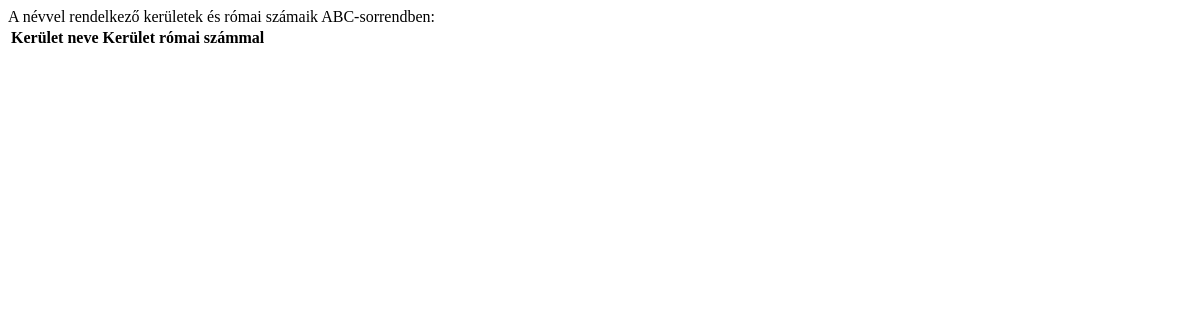
Before: /2022/okt/legacy/feladat/2/ with the older database file.
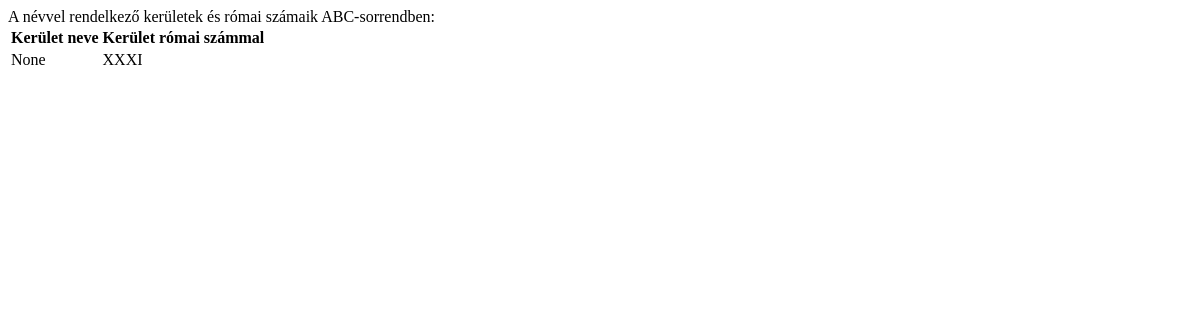
After: the same page with the newer database file.
### app_22oktlegacy/models.py (models this page shows, shortened)
class Kerulet(models.Model):
    szam = models.CharField(max_length=50)
    nev = models.CharField(max_length=100, blank=True, null=True)
    lakossag = models.IntegerField()
    terulet = models.FloatField()
    class Meta:
        verbose_name = "Kerület"
        verbose_name_plural = "Kerületek"

### app_22oktlegacy/views.py (the view)
# urls.py: path('feladat/2/', feladat2),
def feladat2(request):
    template = 'feladat2.html'
    context = {
        'keruletek': Kerulet.objects.exclude(nev='').order_by('nev'),
    }
    return render(request, template, context)

### app_22oktlegacy/templates/feladat2.html (shortened to what this page needs)
<!DOCTYPE html>
<html lang="en">
<head>
</head>
<body>
    A névvel rendelkező kerületek és római számaik ABC-sorrendben:
    <table>
        <tr>
            <th>Kerület neve</th>
            <th>Kerület római számmal</th>
        </tr>
        {% for kerulet in keruletek %}
        <tr>
            <td>{{ kerulet.nev }}</td>
            <td>{{ kerulet.szam }}</td>
        </tr>
        {% endfor %}
    </table>
</body>
</html>

Changed rows visible on the page:
added Kerulet: nev "None", szam "XXXI"
